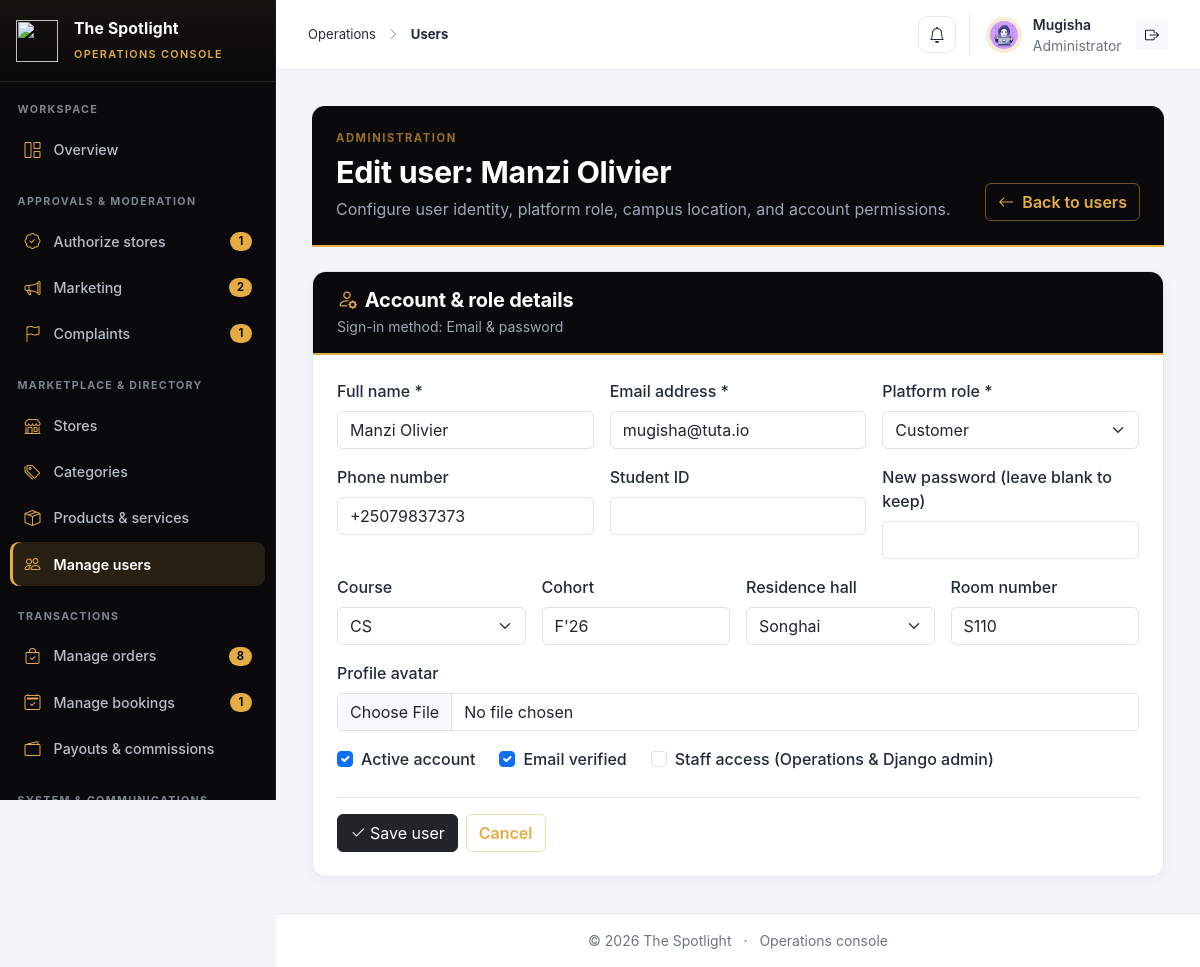
The page /portal/users/4/edit/ (signed in) on the database as committed earlier.
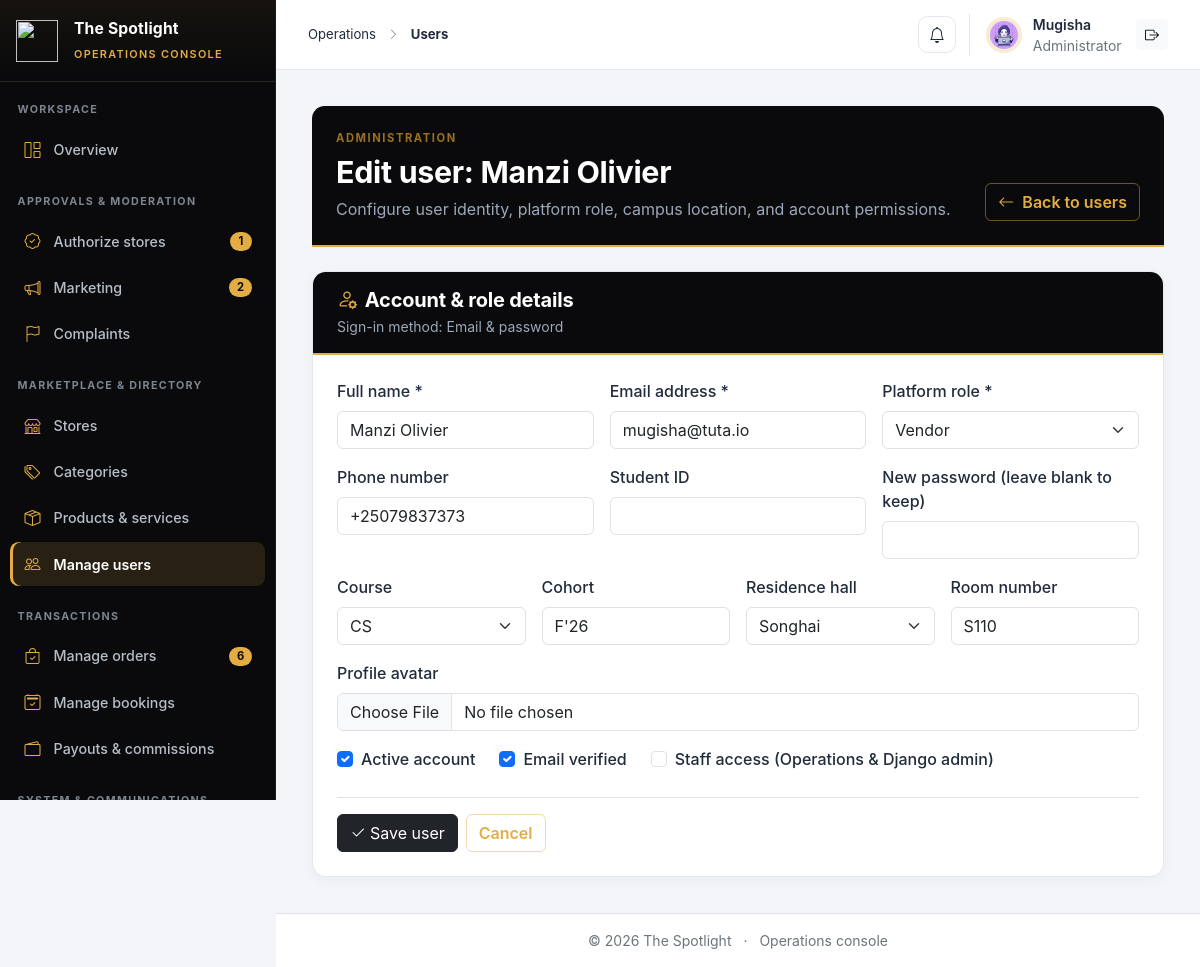
The same page on the database as committed later.
### accounts/models.py (models this page shows, shortened)
class User(AbstractBaseUser, PermissionsMixin):
    class Role(models.TextChoices):
        CUSTOMER = "customer", "Customer"
        VENDOR = "vendor", "Vendor"
        ADMIN = "admin", "Administrator"
    class AuthProvider(models.TextChoices):
        EMAIL = "email", "Email & password"
        GOOGLE = "google", "Google"
    class Residence(models.TextChoices):
        MAPS = "Maps", "Maps"
        SONGHAI = "Songhai", "Songhai"
        KONGO = "Kongo", "Kongo"
        AKSUM = "Aksum", "Aksum"
    class Course(models.TextChoices):
        CS = "CS", "CS"
        SE = "SE", "SE"
        EL = "EL", "EL"
        IBT = "IBT", "IBT"
    phone_validator = RegexValidator(
        regex=r"^\+?\d{7,15}$",
        message="Enter a valid phone number (7-15 digits, optional leading +).",
    )
    email = models.EmailField(unique=True)
    full_name = models.CharField(max_length=150)
    phone = models.CharField(
        max_length=16, blank=True, validators=[phone_validator]
    )
    avatar = models.ImageField(upload_to="avatars/", blank=True, null=True)
    student_id = models.CharField(max_length=30, blank=True)
    auth_provider = models.CharField(
        max_length=10, choices=AuthProvider.choices, default=AuthProvider.EMAIL
    )
    google_id = models.CharField(
        max_length=64, unique=True, null=True, blank=True
    )
    role = models.CharField(
        max_length=10, choices=Role.choices, default=Role.CUSTOMER, db_index=True
    )
    course = models.CharField(max_length=4, choices=Course.choices, blank=True, help_text="Your course of study.")
    cohort = models.CharField(
            max_length=4,
            blank=True,
            validators=[
                RegexValidator(
                    regex=r"^[A-Z]'\d{2}$",
                    message="Cohort must strictly match the format F'25 (uppercase letter, apostrophe, and 2 digits).",
                )
            ],
            help_text="Format: F'25",
        )
    residence = models.CharField(
            max_length=20,
            choices=Residence.choices,
            blank=True,
            help_text="Campus residence hall.",
        )
    room_number = models.CharField(
            max_length=4,
            blank=True,
            validators=[
                RegexValidator(
                    regex=r"^[A-Z]\d{3}$",
                    message="Room number must strictly match the format S101 (1 uppercase letter followed by 3 digits).",
                )
            ],
            help_text="Format: S101",
        )
    is_active = models.BooleanField(default=True)
    is_staff = models.BooleanField(default=False)  # Django admin site access
    is_email_verified = models.BooleanField(default=False)
    date_joined = models.DateTimeField(default=timezone.now)
    updated_at = models.DateTimeField(auto_now=True)
    objects = UserManager()
    USERNAME_FIELD = "email"
    REQUIRED_FIELDS = ["full_name"]
    class Meta: # type: ignore
        ordering = ["-date_joined"]
    def get_short_name(self):
        return self.full_name.split(" ")[0] if self.full_name else self.email

### operations/views.py (the view, shortened to what this page needs)
# urls.py: path("users/<int:pk>/edit/", user_form, name="user-edit"),
@staff_member_required
def user_form(request, pk=None):
    target = get_object_or_404(User, pk=pk) if pk else None
    return render(
        request,
        "operations/user_form.html",
        {
            "target_user": target,
            "roles": User.Role.choices,
            "courses": User.Course.choices,
            "residences": User.Residence.choices,
        },
    )

### shopkeeper/context_processors.py (called while the page is built, shortened)
def _resolve_business_mode(store):
    if not store:
        return "product"
    bt = getattr(store, "business_type", None)
    if bt is None:
        return "product"
    st = bt.get("store_type") if isinstance(bt, dict) else getattr(bt, "store_type", None)
    if st is None:
        return "product"
    raw_value = ""
    if isinstance(st, str):
        raw_value = st.lower()
    if any(k in raw_value for k in ("service", "booking", "salon", "barber", "appointment", "tutor", "consult")):
        return "service"
    if any(k in raw_value for k in ("both", "hybrid")):
        return "both"
    return "product"

### transactions/context_processors.py (called while the page is built)
def cart_count(request):
    if request.user.is_authenticated:
        total = (
            CartItem.objects.filter(cart__customer=request.user)
            .aggregate(total=Sum("quantity"))
            .get("total")
            or 0
        )
        return {"cart_item_count": total}
    return {"cart_item_count": 0}

### templates/operations/user_form.html (shortened to what the changed rows need)
{% extends "operations/base.html" %}
{% block page_kicker %}Administration{% endblock %}
{% block page_heading %}{% if target_user %}Edit user: {{ target_user.full_name }}{% else %}Create user{% endif %}{% endblock %}
{% block page_description %}Configure user identity, platform role, campus location, and account permissions.{% endblock %}
{% block content %}
    <section class="ops-card w-100" aria-labelledby="user-form-heading">
        <div class="ops-card-header px-3 px-lg-4 py-3">
            <h2 class="h5 ops-card-title mb-1" id="user-form-heading">
                <i class="bi bi-person-gear me-2" aria-hidden="true"></i>Account &amp; role details
            </h2>
            <p class="small ops-card-subtitle mb-0">
                {% if target_user %}
                    Sign-in method: {{ target_user.get_auth_provider_display }}
                {% else %}
                    Fields marked with * are required
                {% endif %}
            </p>
        </div>
        <div class="p-3 p-lg-4">
            <form method="post" enctype="multipart/form-data">
                <div class="row g-3 mb-3">
                    <div class="col-md-4">
                        <label class="form-label fw-medium" for="full_name">Full name *</label>
                        <input type="text" id="full_name" name="full_name" maxlength="150" value="{{ target_user.full_name|default:'' }}" class="form-control" required>
                    </div>
                    <div class="col-md-4">
                        <label class="form-label fw-medium" for="email">Email address *</label>
                        <input type="email" id="email" name="email" value="{{ target_user.email|default:'' }}" class="form-control" required>
                    </div>
                    <div class="col-md-4">
                        <label class="form-label fw-medium" for="role">Platform role *</label>
                        <select id="role" name="role" class="form-select" required>
                            {% for value, label in roles %}
                                <option value="{{ value }}" {% if target_user and target_user.role == value %}selected{% elif not target_user and value == 'customer' %}selected{% endif %}>
                                    {{ label }}
                                </option>
                            {% endfor %}
                        </select>
                    </div>
                </div>
                <div class="row g-3 mb-3">
                    <div class="col-md-4">
                        <label class="form-label fw-medium" for="phone">Phone number</label>
                        <input type="text" id="phone" name="phone" maxlength="16" value="{{ target_user.phone|default:'' }}" class="form-control" placeholder="+23051234567">
                    </div>
                </div>
                <div class="row g-3 mb-3">
                    <div class="col-md-3">
                        <label class="form-label fw-medium" for="course">Course</label>
                        <select id="course" name="course" class="form-select">
                            {% for value, label in courses %}
                                <option value="{{ value }}" {% if target_user and target_user.course == value %}selected{% endif %}>
                                    {{ label }}
                                </option>
                            {% endfor %}
                        </select>
                    </div>
                    <div class="col-md-3">
                        <label class="form-label fw-medium" for="cohort">Cohort</label>
                        <input type="text" id="cohort" name="cohort" maxlength="4" value="{{ target_user.cohort|default:'' }}" class="form-control" placeholder="e.g. F'25">
                    </div>
                    <div class="col-md-3">
                        <label class="form-label fw-medium" for="residence">Residence hall</label>
                        <select id="residence" name="residence" class="form-select">
                            {% for value, label in residences %}
                                <option value="{{ value }}" {% if target_user and target_user.residence == value %}selected{% endif %}>
                                    {{ label }}
                                </option>
                            {% endfor %}
                        </select>
                    </div>
                    <div class="col-md-3">
                        <label class="form-label fw-medium" for="room_number">Room number</label>
                        <input type="text" id="room_number" name="room_number" maxlength="4" value="{{ target_user.room_number|default:'' }}" class="form-control" placeholder="e.g. S101">
                    </div>
                </div>
                <div class="d-flex flex-wrap gap-4 mb-4">
                    <div class="form-check">
                        <input class="form-check-input" type="checkbox" id="is_active" name="is_active" {% if target_user %}{% if target_user.is_active %}checked{% endif %}{% else %}checked{% endif %}>
                        <label class="form-check-label fw-medium" for="is_active">Active account</label>
                    </div>
                    <div class="form-check">
                        <input class="form-check-input" type="checkbox" id="is_email_verified" name="is_email_verified" {% if target_user and target_user.is_email_verified %}checked{% endif %}>
                        <label class="form-check-label fw-medium" for="is_email_verified">Email verified</label>
                    </div>
                    <div class="form-check">
                        <input class="form-check-input" type="checkbox" id="is_staff" name="is_staff" {% if target_user and target_user.is_staff %}checked{% endif %}>
                        <label class="form-check-label fw-medium" for="is_staff">Staff access (Operations &amp; Django admin)</label>
                    </div>
                </div>
            </form>
        </div>
    </section>
{% endblock %}

### templates/operations/base.html (shortened to what the changed rows need)
{% load static %}
<!doctype html>
<html lang="en">
<head>
    <link href="https://cdn.jsdelivr.net/npm/bootstrap@5.3.3/dist/css/bootstrap.min.css" rel="stylesheet">
    <link href="https://cdn.jsdelivr.net/npm/bootstrap-icons@1.11.3/font/bootstrap-icons.min.css" rel="stylesheet">
    <link rel="stylesheet" href="{% static 'css/portal.css' %}">
</head>
<body>
    <div class="ops-shell d-lg-flex">
        <aside class="offcanvas-lg offcanvas-start ops-sidebar"
               tabindex="-1"
               id="operationsSidebar"
               aria-labelledby="operationsSidebarLabel">
            <div class="offcanvas-body d-flex flex-column p-0">
                <nav aria-label="Operations navigation" class="pb-3">
                    <a class="ops-nav-link {% block complaints_nav_class %}{% if request.resolver_match.url_name == 'complaints' %}active{% endif %}{% endblock %}"
                       href="{% url 'operations:complaints' %}">
                        <i class="bi bi-flag" aria-hidden="true"></i>
                        <span>Complaints</span>
                        {% if open_complaints_count %}
                            <span class="ops-nav-badge" aria-label="{{ open_complaints_count }} open complaints">
                                {{ open_complaints_count }}
                            </span>
                        {% endif %}
                    </a>
                    <a class="ops-nav-link {% block orders_nav_class %}{% if request.resolver_match.url_name == 'orders' %}active{% endif %}{% endblock %}"
                       href="{% url 'operations:orders' %}">
                        <i class="bi bi-bag-check" aria-hidden="true"></i>
                        <span>Manage orders</span>
                        {% if pending_order_count %}
                            <span class="ops-nav-badge" aria-label="{{ pending_order_count }} pending orders">
                                {{ pending_order_count }}
                            </span>
                        {% endif %}
                    </a>
                    <a class="ops-nav-link {% block bookings_nav_class %}{% if request.resolver_match.url_name == 'bookings' %}active{% endif %}{% endblock %}"
                       href="{% url 'operations:bookings' %}">
                        <i class="bi bi-calendar2-check" aria-hidden="true"></i>
                        <span>Manage bookings</span>
                        {% if pending_booking_count %}
                            <span class="ops-nav-badge" aria-label="{{ pending_booking_count }} pending bookings">
                                {{ pending_booking_count }}
                            </span>
                        {% endif %}
                    </a>
                </nav>
            </div>
        </aside>
        <div class="ops-main flex-grow-1">
            <main class="ops-content">
                <section class="ops-page-heading ops-card-header p-3 p-lg-4 mb-4">
                    <div>
                        <div class="ops-eyebrow">{% block page_kicker %}Administration{% endblock %}</div>
                        <h1 class="ops-card-title">{% block page_heading %}Operations dashboard{% endblock %}</h1>
                        <p class="ops-page-description ops-card-subtitle">
                            {% block page_description %}Manage marketplace operations from one place.{% endblock %}
                        </p>
                    </div>
                </section>
                {% block content %}{% endblock %}
            </main>
        </div>
    </div>
</body>
</html>

Rows that differ between the two databases and show on the page:
changed User "Manzi Olivier": role "Customer" → "Vendor"
Other text that changed with them:
{{ pending_order_count }}: "8" → "6"
{{ open_complaints_count }}: "1" → (not shown)
{{ pending_booking_count }}: "1" → (not shown)
